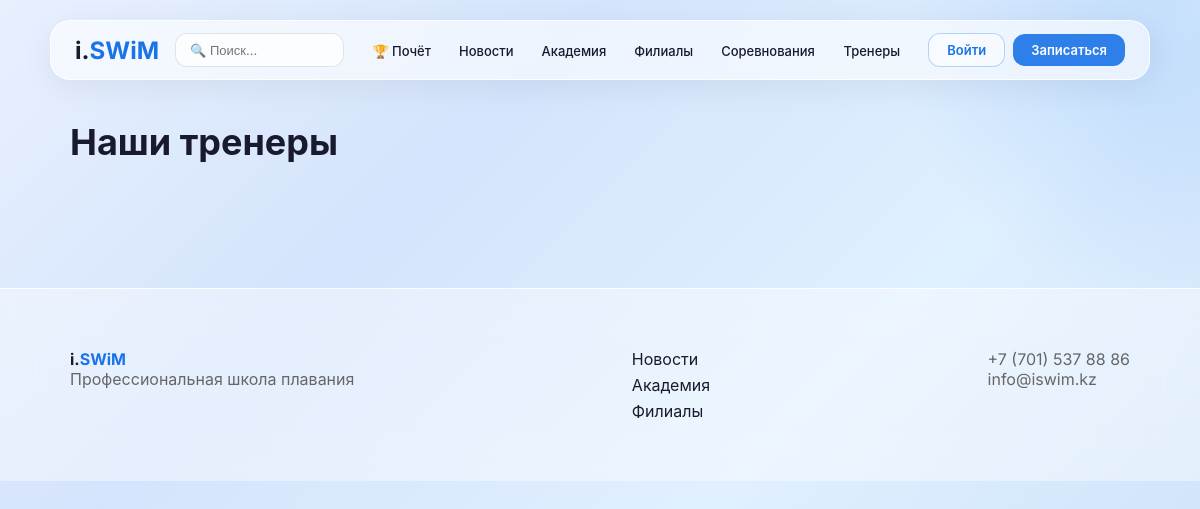
The app's page /trainers/, older data.
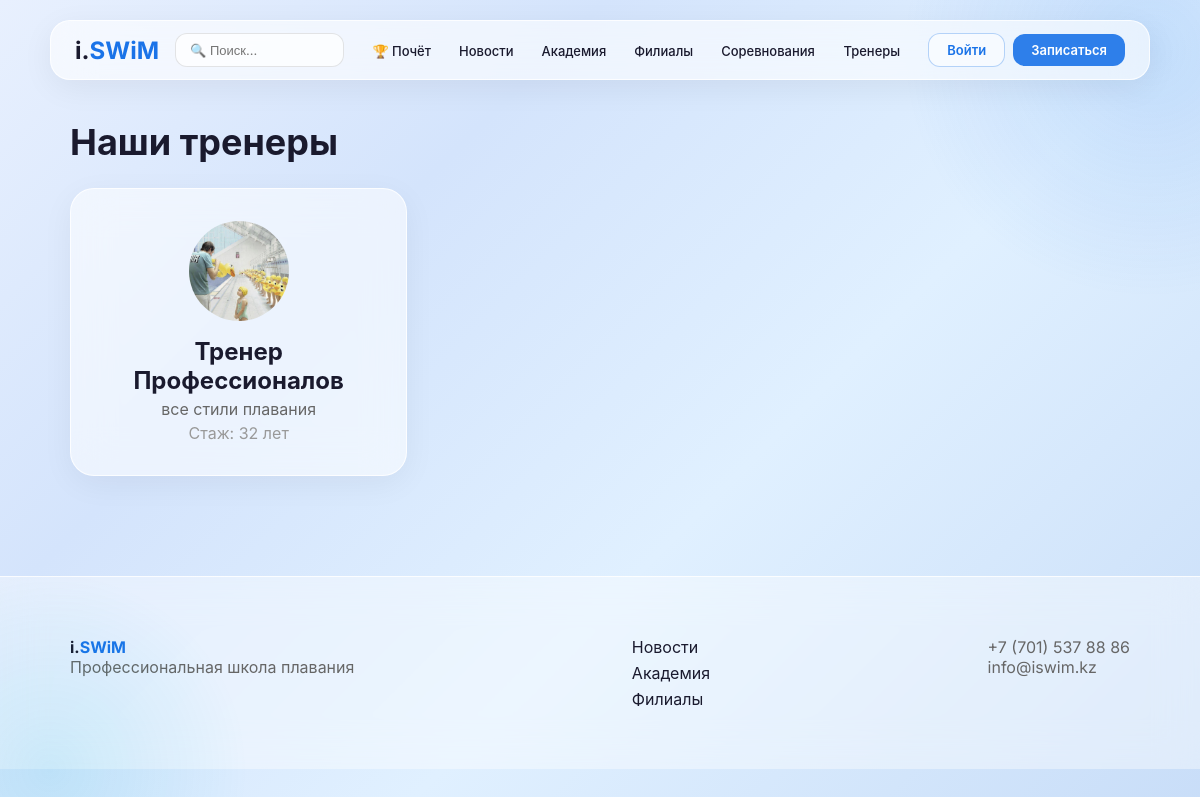
The same page, newer data.
### trainers/models.py (models this page shows, shortened)
class Trainer(models.Model):
    user = models.OneToOneField(User, on_delete=models.CASCADE, related_name='trainer_profile', verbose_name='Пользователь')
    bio = models.TextField(verbose_name='О себе')
    experience_years = models.PositiveIntegerField(verbose_name='Стаж (лет)')
    specialization = models.CharField(max_length=200, verbose_name='Специализация')
    photo = models.ImageField(upload_to='trainers/', verbose_name='Фото')
    branches = models.ManyToManyField(Branch, related_name='trainers', verbose_name='Филиалы')
    is_active = models.BooleanField(default=True, verbose_name='Активен')
    class Meta:
        verbose_name = 'Тренер'
        verbose_name_plural = 'Тренеры'

### users/models.py (models this page shows, shortened)
class User(AbstractUser):
    middle_name = models.CharField(max_length=50, blank=True, verbose_name='Отчество')
    phone = models.CharField(max_length=20, blank=True, verbose_name='Телефон')
    avatar = models.ImageField(upload_to='avatars/', blank=True, verbose_name='Аватар')
    class Meta:
        verbose_name = 'Пользователь'
        verbose_name_plural = 'Пользователи'

### trainers/views.py (the view)
# urls.py: path('trainers/', TrainerListView.as_view(), name='trainer_list'),
class TrainerListView(ListView):
    model = Trainer
    template_name = 'trainers/trainer_list.html'
    context_object_name = 'trainers'

### trainers/templates/trainers/trainer_list.html
{% extends 'core/base.html' %}
{% block content %}
<div class="container">
    <h1 class="page-title">Наши тренеры</h1>
    <div style="display:grid;grid-template-columns:repeat(auto-fill,minmax(280px,1fr));gap:24px;">
        {% for trainer in trainers %}
            <a href="{% url 'trainer_detail' trainer.pk %}" style="text-decoration:none;color:inherit;">
                <div class="glass-card" style="text-align:center;height:100%;">
                    {% if trainer.photo %}
                        <img src="{{ trainer.photo.url }}" style="width:100px;height:100px;border-radius:50%;object-fit:cover;margin-bottom:12px;">
                    {% endif %}
                    <h2 style="font-weight:700;margin-bottom:4px;">{{ trainer.user.get_full_name }}</h2>
                    <p style="color:#666;margin-bottom:4px;">{{ trainer.specialization }}</p>
                    <p style="color:#999;">Стаж: {{ trainer.experience_years }} лет</p>
                </div>
            </a>
        {% endfor %}
    </div>
</div>
{% endblock %}

Row changes from the older to the newer data that the page shows:
added Trainer: photo (picture), user.get_full_name "Тренер Профессионалов", specialization "все стили плавания", experience_years "32"
